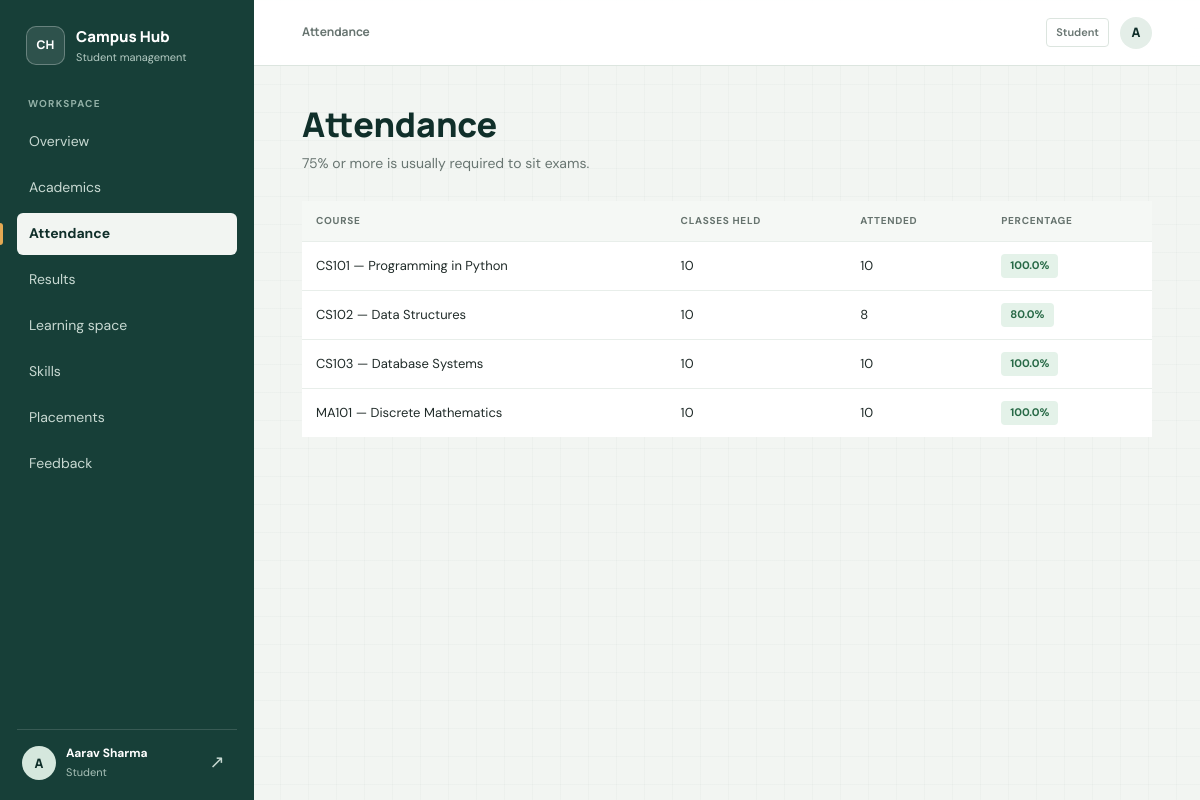
Screenshot of /attendance (signed in) with the database file from the repository.
### tables this page shows
CREATE TABLE users (
    id INTEGER PRIMARY KEY AUTOINCREMENT,
    name TEXT NOT NULL,
    email TEXT NOT NULL UNIQUE,
    password_hash TEXT NOT NULL,
    role TEXT NOT NULL CHECK (role IN ('admin','faculty','student')),
    roll_no TEXT,
    department TEXT
, session_version INTEGER NOT NULL DEFAULT 0);

CREATE TABLE courses (
    id INTEGER PRIMARY KEY AUTOINCREMENT,
    code TEXT NOT NULL UNIQUE,
    title TEXT NOT NULL,
    credits INTEGER NOT NULL DEFAULT 3,
    semester INTEGER NOT NULL DEFAULT 1,
    faculty_id INTEGER REFERENCES users(id) ON DELETE SET NULL
);

### app.py (the view)
@app.route("/attendance")
@login_required()
def attendance():
    u = current_user()
    if u["role"] == "student":
        return render_template("attendance_student.html", rows=attendance_summary(u["id"]))
    return render_template("course_pick.html", title="Attendance", courses=my_courses(),
                           endpoint="mark_attendance", action="Mark attendance")

### app.py (called while the page is built)
def db():
    if "db" not in g:
        g.db = sqlite3.connect(DB_PATH)
        g.db.row_factory = sqlite3.Row
        g.db.execute("PRAGMA foreign_keys = ON")
    return g.db

def q(sql, args=(), one=False):
    cur = db().execute(sql, args)
    rows = cur.fetchall()
    cur.close()
    if one:
        return rows[0] if rows else None
    return rows

def current_user():
    if "user" not in g:
        uid = session.get("uid")
        user = q("SELECT * FROM users WHERE id=?", (uid,), one=True) if uid else None
        if user and session.get("session_version") != user["session_version"]:
            session.clear()
            user = None
        g.user = user
    return g.user

@app.context_processor
def inject_user():
    return {"me": current_user(), "today": date.today().isoformat()}

@app.before_request
def enforce_auth_entry():
    public_endpoints = {"static", "login", "signup", "forgot_password", "reset_password"}
    if request.endpoint == "static":
        return None
    user = current_user()
    if user and request.endpoint in {"login", "signup"}:
        return redirect(url_for("dashboard"))
    if user or request.endpoint in public_endpoints:
        return None
    return redirect(url_for("login"))

def login_required(*roles):
    def deco(fn):
        @wraps(fn)
        def wrapper(*a, **kw):
            user = current_user()
            if not user:
                return redirect(url_for("login"))
            if roles and user["role"] not in roles:
                abort(403)
            return fn(*a, **kw)
        return wrapper
    return deco

def attendance_summary(student_id):
    rows = q("""SELECT c.id, c.code, c.title, COUNT(a.id) AS total,
                       COALESCE(SUM(a.present), 0) AS present
                FROM enrollments e
                JOIN courses c ON c.id = e.course_id
                LEFT JOIN attendance a ON a.course_id = c.id AND a.student_id = e.student_id
                WHERE e.student_id = ? GROUP BY c.id ORDER BY c.code""", (student_id,))
    out = []
    for r in rows:
        pct = round(100 * r["present"] / r["total"], 1) if r["total"] else None
        out.append({**dict(r), "pct": pct})
    return out

### templates/attendance_student.html
{% extends "base.html" %}{% block title %}Attendance{% endblock %}
{% block content %}
<h1>Attendance</h1><p class="sub">75% or more is usually required to sit exams.</p>
{% if rows %}<table><tr><th>Course</th><th>Classes held</th><th>Attended</th><th>Percentage</th></tr>
{% for r in rows %}<tr><td>{{ r.code }} — {{ r.title }}</td><td>{{ r.total }}</td><td>{{ r.present }}</td>
<td>{% if r.pct is none %}<span class="muted">No classes recorded</span>{% else %}<span class="tag {{ 'ok' if r.pct>=75 else ('warn' if r.pct>=65 else 'bad') }}">{{ r.pct }}%</span>{% endif %}</td></tr>{% endfor %}</table>
{% else %}<div class="empty">Enroll in courses to see attendance.</div>{% endif %}
{% endblock %}

### templates/base.html (shortened to what this page needs)
<!doctype html>
<html lang="en"><head><meta charset="utf-8">
<link rel="stylesheet" href="{{ url_for('static', filename='style.css') }}">
</head><body>
{% if me %}
<div class="layout">
<aside class="side" id="sidebar" aria-label="Main navigation">
  <a class="brand" href="{{ url_for('dashboard') }}">
    <span class="brand-mark" aria-hidden="true">CH</span>
    <span class="brand-copy"><strong>Campus Hub</strong><small>Student management</small></span>
  </a>
  <span class="nav-label">Workspace</span>
  <nav class="nav-links">
  {% set links = [('dashboard','Overview'),('courses','Academics'),('attendance','Attendance'),
     ('results','Results'),('lms','Learning space'),('skills','Skills'),('placements','Placements'),
     ('feedback','Feedback')] %}
  {% for ep,label in links %}
    {% set active = request.endpoint==ep or (ep=='courses' and request.endpoint=='roster') or (ep=='attendance' and request.endpoint=='attendance_mark') or (ep=='results' and request.endpoint=='results_enter') or (ep=='lms' and request.endpoint in ['lms_course','assignment']) or (ep=='placements' and request.endpoint=='applicants') %}
    <a href="{{ url_for(ep) }}" class="nav-link {{ 'on' if active }}" {% if active %}aria-current="page"{% endif %}>{{ label }}</a>
  {% endfor %}
  </nav>
  <div class="who">
    <span class="avatar" aria-hidden="true">{{ me.name[0]|upper }}</span>
    <span class="who-copy"><b>{{ me.name }}</b><small>{{ me.role|capitalize }}</small></span>
    <form method="post" action="{{ url_for('logout') }}"><input type="hidden" name="csrf_token" value="{{ csrf_token() }}"><button class="sign-out" type="submit" aria-label="Sign out">↗</button></form>
  </div>
</aside>
<div class="main-shell">
<header class="topbar">
  <div class="topbar-title">{{ self.title() }}</div>
  <div class="topbar-user"><span class="topbar-role">{{ me.role|capitalize }}</span><span class="avatar avatar-small" aria-hidden="true">{{ me.name[0]|upper }}</span></div>
</header>
<main class="page-content">
{% endif %}
{% block content %}{% endblock %}
</main>
{% if me %}</div>{% else %}</div>{% endif %}
</body></html>

### rows the page displays
users: name "A", name "Aarav Sharma", role "Student"
courses: code "CS101", title "Programming in Python", total "10", present "10", pct "100.0"
courses: code "CS102", title "Data Structures", total "10", present "8", pct "80.0"
courses: code "CS103", title "Database Systems", total "10", present "10", pct "100.0"
courses: code "MA101", title "Discrete Mathematics", total "10", present "10", pct "100.0"

### other values shown
{{ label }} "Overview" "Academics" "Attendance" "Results" "Learning space" "Skills" "Placements" "Feedback"
